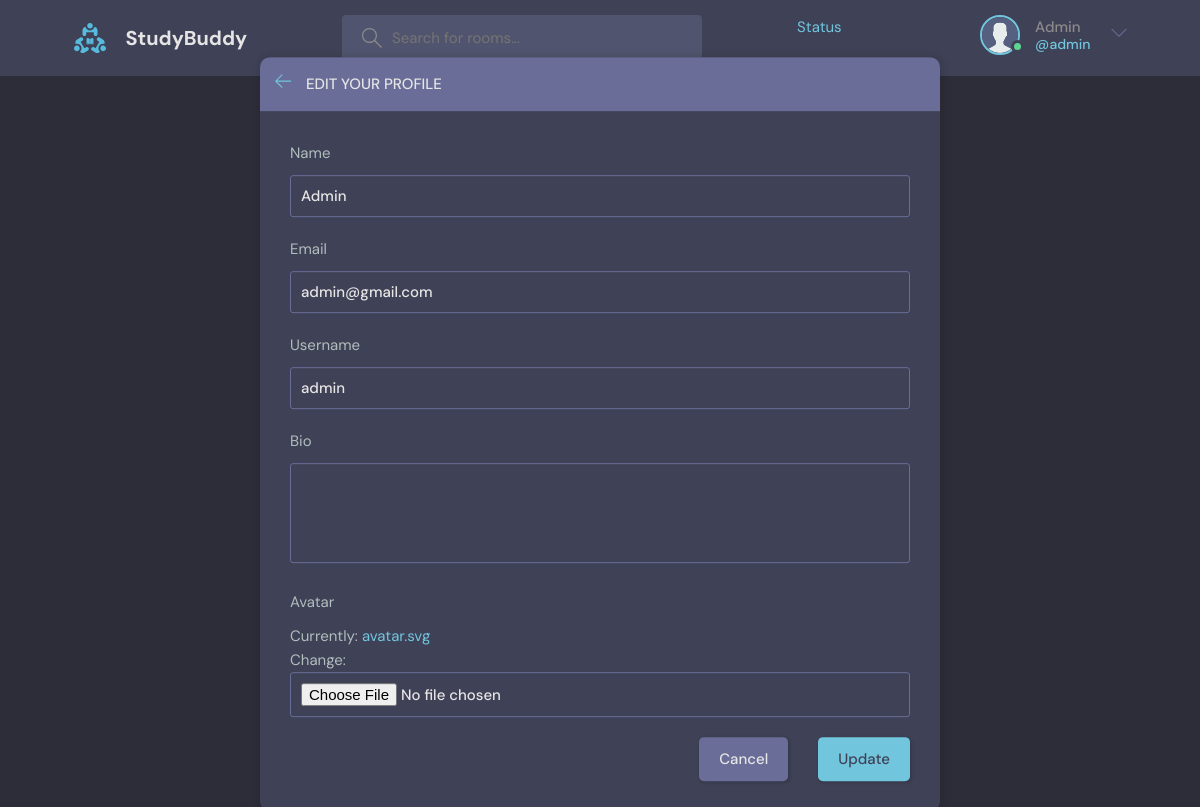
The page /update-user/ (signed in) on the database its author committed.
### base/models.py (models this page shows)
class User(AbstractUser):
    name = models.CharField(max_length=255, null=True)
    email = models.EmailField(unique=True, null=True)
    bio = models.TextField(null=True, blank=True)
    avatar = models.ImageField(null=True, default="avatar.svg")
    USERNAME_FIELD = 'email'
    REQUIRED_FIELDS = []

### base/views.py (the view)
# urls.py: path('update-user/', views.updateUser, name='update-user'),
def updateUser(request):
    form = UserForm(instance=request.user)
    context = {'form': form}
    if request.method == 'POST':
        form = UserForm(request.POST, request.FILES, instance=request.user)
        if form.is_valid():
            form.save()
            return redirect('user-profile', pk=request.user.id)
    return render(request, 'base/update_user.html', context=context)

### base/forms.py
class UserForm(ModelForm):
    class Meta:
        model = User
        fields = ['name', 'email', 'username' , 'bio', 'avatar']

### base/templates/base/update_user.html (shortened to what this page needs)
{% extends 'main.html' %}
{% block content %}
<main class="update-account layout">
  <div class="container">
    <div class="layout__box">
      <div class="layout__boxHeader">
        <div class="layout__boxTitle">
          <a href="{% url 'home' %}">
            <svg version="1.1" xmlns="http://www.w3.org/2000/svg" width="32" height="32" viewBox="0 0 32 32">
              <title>arrow-left</title>
              <path
                d="M13.723 2.286l-13.723 13.714 13.719 13.714 1.616-1.611-10.96-10.96h27.625v-2.286h-27.625l10.965-10.965-1.616-1.607z">
              </path>
            </svg>
          </a>
          <h3>Edit your profile</h3>
        </div>
      </div>
      <div class="layout__body">
        <form class="form" action="" method="POST" enctype="multipart/form-data">
          {% for field in form %}
          <div class="form__group">
            <label for="profile_pic">{{field.label}}</label>
            {{field}}
          </div>
          {% endfor %}
          <div class="form__action">
            <a class="btn btn--dark" href="index.html">Cancel</a>
            <button class="btn btn--main" type="submit">Update</button>
          </div>
        </form>
      </div>
    </div>
  </div>
</main>
{% endblock content %}

### templates/navbar.html (shortened to what this page needs)
{% load static %}
<header class="header header--loggedIn">
    <div class="container">
      <a href="{% url 'home' %}" class="header__logo">
        <img src="{% static 'images/logo.svg' %}" />
        <h1>StudyBuddy</h1>
      </a>
      <form class="header__search" method="GET" action="{% url 'home' %}">
        <label>
          <input placeholder="Search for rooms..." name="q"/>
        </label>
      </form>
      <a href="{% url 'status' %}">Status</a>
      <nav class="header__menu">
        {% if request.user.is_authenticated %}
        <div class="header__user">
          <a href="{% url 'user-profile' request.user.id %}">
            <div class="avatar avatar--medium active">
              <img src="{{ request.user.avatar.url }}" />
            </div>
            <p>{{request.user.name}}<span>@{{request.user.username}}</span></p>
          </a>
          <button class="dropdown-button">
            <svg version="1.1" xmlns="http://www.w3.org/2000/svg" width="32" height="32" viewBox="0 0 32 32">
              <title>chevron-down</title>
              <path d="M16 21l-13-13h-3l16 16 16-16h-3l-13 13z"></path>
            </svg>
          </button>
        </div>
        {% else %}
        <a href="{% url 'login' %}">
          <img src="{% static 'images/avatar.svg' %}" />
          <p>Login</p>
        </a>
        {% endif %}
      </nav>
    </div>
  </header>

### rows shown on the page
User: user.avatar (placeholder picture), user.name "Admin", user.username "admin", form "Admin" "admin@gmail.com" "admin"

### other values the page prints
{{ field.label }} "Name" "Email" "Username" "Bio" "Avatar"
